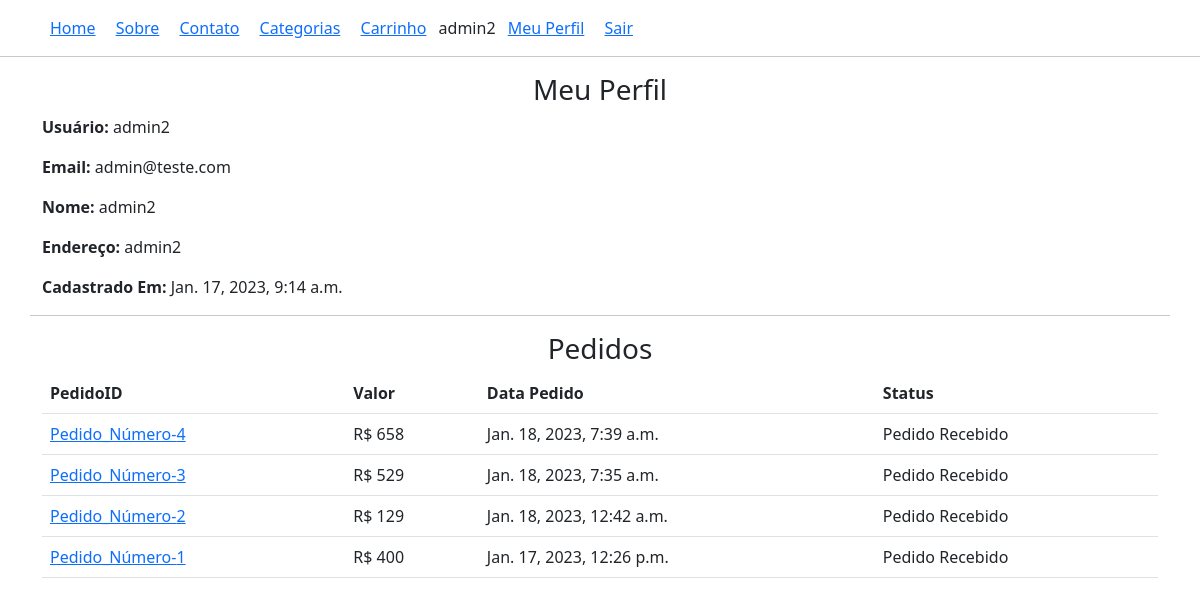
The app's page /perfil/ (signed in), older data.
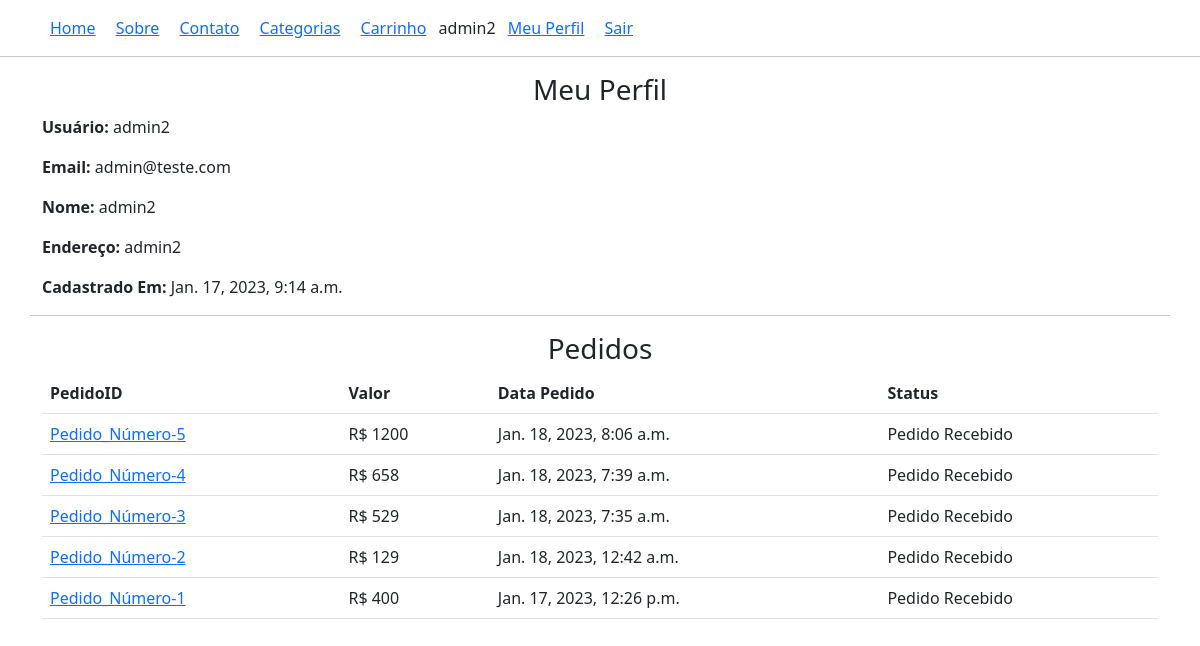
The same page, newer data.
### lojaapp/models.py (models this page shows, shortened)
class Pedido_order(models.Model):
    carro = models.OneToOneField(Carro, on_delete=models.CASCADE)
    ordenado_por = models.CharField(max_length=200)
    endereco_envio = models.CharField(max_length=200)
    telefone = models.CharField(max_length=10)
    email = models.EmailField(null=True, blank=True)
    subtotal = models.PositiveIntegerField()
    total = models.PositiveIntegerField()
    pedido_status = models.CharField(max_length=50, choices=PEDIDO_STATUS)
    criado_em = models.DateTimeField(auto_now_add=True)

### lojaapp/views.py (the view)
# urls.py: path("perfil/", ClientePerfilView.as_view(), name='clienteperfil'),
class ClientePerfilView(TemplateView):
    template_name = 'clienteperfil.html'
    def dispatch(self, request, *args, **kwargs):
        if request.user.is_authenticated and Cliente.objects.filter(user=request.user).exists():
            pass
        else:
            return redirect('/entrar/?next=/perfil/')
        return super().dispatch(request, *args, **kwargs)
    def get_context_data(self, **kwargs):
        context = super().get_context_data(**kwargs)
        cliente = self.request.user.cliente
        context['cliente'] = cliente
        pedidos = Pedido_order.objects.filter(carro__cliente=cliente).order_by('-id')
        context['pedidos'] = pedidos
        return context

### templates/clienteperfil.html (shortened to what this page needs)
{% extends 'base.html' %}
{% block content %}
<div class="container">
    <div class="row">
        <div class="col-md-12 mx-auto">
            <h3 class="text-center">Meu Perfil</h3>
            <p><span class="fw-bold">Usuário: </span>{{cliente.user}}</p>
            <p><span class="fw-bold">Email: </span>{{cliente.user.email}}</p>
            <p><span class="fw-bold">Nome: </span>{{cliente.nome}}</p>
            <p><span class="fw-bold">Endereço: </span>{{cliente.endereco}}</p>
            <p><span class="fw-bold">Cadastrado Em: </span>{{cliente.data_on}}</p>
        </div>
        <hr>
        <div class="col-md-12 mx-auto">
            <h3 class="text-center">Pedidos</h3>
            <table class="table">
                <thead>
                <tr>
                    <th>PedidoID</th>
                    <th>Valor</th>
                    <th>Data Pedido</th>
                    <th>Status</th>
                </tr>
                </thead>
                <tbody>
                {% for pedido in pedidos %}
                <tr>
                    <td><a href="{% url 'lojaapp:clientepedidodetalhe' pedido.id %}">Pedido_Número-{{pedido.id}}</a></td>
                    <td>R$ {{pedido.total}}</td>
                    <td>{{pedido.criado_em}}</td>
                    <td>{{pedido.pedido_status}}</td>
                </tr>
                {% endfor %}
            </table>
        </div>
    </div>
</div>
{% endblock %}

Row changes from the older to the newer data that the page shows:
added Pedido_order: id "5", total "1200", criado_em "Jan. 18, 2023, 8:06 a.m.", pedido_status "Pedido Recebido"
